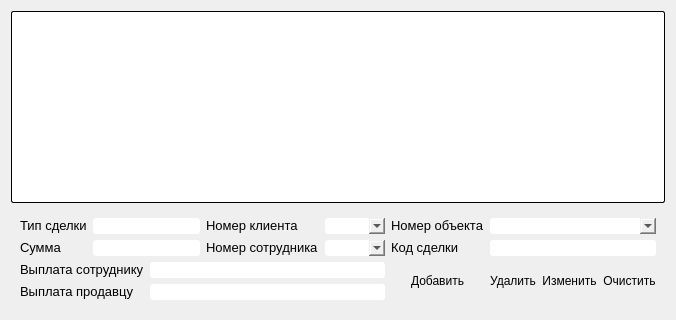
      <widget class="QWidget" name="tab_8">
       <attribute name="title">
        <string>Сделки</string>
       </attribute>
       <layout class="QGridLayout" name="gridLayout_20">
        <item row="1" column="0">
         <widget class="QWidget" name="widget_26" native="true">
          <property name="styleSheet">
           <string notr="true">border-radius: 3px;
</string>
          </property>
          <layout class="QGridLayout" name="gridLayout_3">
           <item row="0" column="0">
            <widget class="QLabel" name="label_98">
             <property name="text">
              <string>&lt;html&gt;&lt;head/&gt;&lt;body&gt;&lt;p&gt;&lt;span style=&quot; font-size:10pt;&quot;&gt;Тип сделки&lt;/span&gt;&lt;/p&gt;&lt;/body&gt;&lt;/html&gt;</string>
             </property>
            </widget>
           </item>
           <item row="0" column="1" colspan="2">
            <widget class="QLineEdit" name="line53">
             <property name="styleSheet">
              <string notr="true">background-color: rgb(255, 255, 255);</string>
             </property>
            </widget>
           </item>
           <item row="0" column="3">
            <widget class="QLabel" name="label_180">
             <property name="text">
              <string>&lt;html&gt;&lt;head/&gt;&lt;body&gt;&lt;p&gt;&lt;span style=&quot; font-size:10pt;&quot;&gt;Номер клиента&lt;/span&gt;&lt;/p&gt;&lt;/body&gt;&lt;/html&gt;</string>
             </property>
            </widget>
           </item>
           <item row="0" column="4">
            <widget class="QComboBox" name="comboBox_8"/>
           </item>
           <item row="0" column="5">
            <widget class="QLabel" name="label_97">
             <property name="text">
              <string>&lt;html&gt;&lt;head/&gt;&lt;body&gt;&lt;p&gt;&lt;span style=&quot; font-size:10pt;&quot;&gt;Номер объекта&lt;/span&gt;&lt;/p&gt;&lt;/body&gt;&lt;/html&gt;</string>
             </property>
            </widget>
           </item>
           <item row="0" column="6" colspan="3">
            <widget class="QComboBox" name="comboBox_10"/>
           </item>
           <item row="1" column="0">
            <widget class="QLabel" name="label_94">
             <property name="text">
              <string>&lt;html&gt;&lt;head/&gt;&lt;body&gt;&lt;p&gt;&lt;span style=&quot; font-size:10pt;&quot;&gt;Сумма&lt;/span&gt;&lt;/p&gt;&lt;/body&gt;&lt;/html&gt;</string>
             </property>
            </widget>
           </item>
           <item row="1" column="1" colspan="2">
            <widget class="QLineEdit" name="line54">
             <property name="styleSheet">
              <string notr="true">background-color: rgb(255, 255, 255);</string>
             </property>
            </widget>
           </item>
           <item row="1" column="3">
            <widget class="QLabel" name="label_95">
             <property name="text">
              <string>&lt;html&gt;&lt;head/&gt;&lt;body&gt;&lt;p&gt;&lt;span style=&quot; font-size:10pt;&quot;&gt;Номер сотрудника&lt;/span&gt;&lt;/p&gt;&lt;/body&gt;&lt;/html&gt;</string>
             </property>
            </widget>
           </item>
           <item row="1" column="4">
            <widget class="QComboBox" name="comboBox_9"/>
           </item>
           <item row="1" column="5">
            <widget class="QLabel" name="label_102">
             <property name="text">
              <string>&lt;html&gt;&lt;head/&gt;&lt;body&gt;&lt;p&gt;&lt;span style=&quot; font-size:10pt;&quot;&gt;Код сделки&lt;/span&gt;&lt;/p&gt;&lt;/body&gt;&lt;/html&gt;</string>
             </property>
            </widget>
           </item>
           <item row="1" column="6" colspan="3">
            <widget class="QLineEdit" name="line57">
             <property name="styleSheet">
              <string notr="true">background-color: rgb(255, 255, 255);</string>
             </property>
            </widget>
           </item>
           <item row="2" column="0" colspan="2">
            <widget class="QLabel" name="label_99">
             <property name="text">
              <string>&lt;html&gt;&lt;head/&gt;&lt;body&gt;&lt;p&gt;&lt;span style=&quot; font-size:10pt;&quot;&gt;Выплата сотруднику&lt;/span&gt;&lt;/p&gt;&lt;/body&gt;&lt;/html&gt;</string>
             </property>
            </widget>
           </item>
           <item row="2" column="5" rowspan="2">
            <widget class="QPushButton" name="pushButton_38">
             <property name="styleSheet">
              <string notr="true"/>
             </property>
             <property name="text">
              <string>Добавить</string>
             </property>
            </widget>
           </item>
           <item row="2" column="6" rowspan="2">
            <widget class="QPushButton" name="pushButton_36">
             <property name="styleSheet">
              <string notr="true"/>
             </property>
             <property name="text">
              <string>Удалить</string>
             </property>
            </widget>
           </item>
           <item row="2" column="7" rowspan="2">
            <widget class="QPushButton" name="pushButton_39">
             <property name="styleSheet">
              <string notr="true"/>
             </property>
             <property name="text">
              <string>Изменить</string>
             </property>
            </widget>
           </item>
           <item row="2" column="8" rowspan="2">
            <widget class="QPushButton" name="pushButton_37">
             <property name="styleSheet">
              <string notr="true"/>
             </property>
             <property name="text">
              <string>Очистить</string>
             </property>
            </widget>
           </item>
           <item row="3" column="0" colspan="2">
            <widget class="QLabel" name="label_100">
             <property name="text">
              <string>&lt;html&gt;&lt;head/&gt;&lt;body&gt;&lt;p&gt;&lt;span style=&quot; font-size:10pt;&quot;&gt;Выплата продавцу&lt;/span&gt;&lt;/p&gt;&lt;/body&gt;&lt;/html&gt;</string>
             </property>
            </widget>
           </item>
           <item row="2" column="2" colspan="3">
            <widget class="QLineEdit" name="line55">
             <property name="styleSheet">
              <string notr="true">background-color: rgb(255, 255, 255);</string>
             </property>
            </widget>
           </item>
           <item row="3" column="2" colspan="3">
            <widget class="QLineEdit" name="line56">
             <property name="styleSheet">
              <string notr="true">background-color: rgb(255, 255, 255);</string>
             </property>
            </widget>
           </item>
          </layout>
         </widget>
        </item>
        <item row="0" column="0">
         <widget class="QTableWidget" name="tableWidget_8">
          <property name="styleSheet">
           <string notr="true">border-radius: 2px;      
background-color: rgb(255, 255, 255);
  border-width: 1px;      
  border-color:  black;   
  border-style: outset;</string>
          </property>
         </widget>
        </item>
       </layout>
      </widget>
